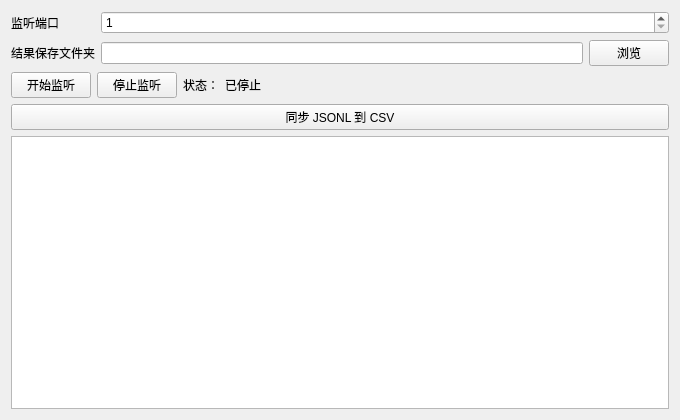
<?xml version="1.0" encoding="UTF-8"?>
<ui version="4.0">
 <class>ResultReceiverWindow</class>
 <widget class="QWidget" name="ResultReceiverWindow">
  <property name="geometry">
   <rect>
    <x>0</x>
    <y>0</y>
    <width>680</width>
    <height>420</height>
   </rect>
  </property>
  <property name="windowTitle">
   <string>二维码结果接收端</string>
  </property>
  <layout class="QVBoxLayout" name="verticalLayout" stretch="0,0,0,1">
   <item>
    <layout class="QFormLayout" name="formLayout">
     <item row="0" column="0">
      <widget class="QLabel" name="label_port">
       <property name="text">
        <string>监听端口</string>
       </property>
       <property name="buddy">
        <cstring>spinBox_port</cstring>
       </property>
      </widget>
     </item>
     <item row="0" column="1">
      <widget class="QSpinBox" name="spinBox_port">
       <property name="minimum">
        <number>1</number>
       </property>
       <property name="maximum">
        <number>65535</number>
       </property>
      </widget>
     </item>
     <item row="1" column="0">
      <widget class="QLabel" name="label_outputDirectory">
       <property name="text">
        <string>结果保存文件夹</string>
       </property>
       <property name="buddy">
        <cstring>lineEdit_outputDirectory</cstring>
       </property>
      </widget>
     </item>
     <item row="1" column="1">
      <layout class="QHBoxLayout" name="horizontalLayout_outputDirectory">
       <item>
        <widget class="QLineEdit" name="lineEdit_outputDirectory"/>
       </item>
       <item>
        <widget class="QPushButton" name="pushButton_browse">
         <property name="text">
          <string>浏览</string>
         </property>
        </widget>
       </item>
      </layout>
     </item>
    </layout>
   </item>
   <item>
    <layout class="QHBoxLayout" name="horizontalLayout_connection" stretch="0,0,0,1">
     <item>
      <widget class="QPushButton" name="pushButton_startListening">
       <property name="text">
        <string>开始监听</string>
       </property>
      </widget>
     </item>
     <item>
      <widget class="QPushButton" name="pushButton_stopListening">
       <property name="text">
        <string>停止监听</string>
       </property>
      </widget>
     </item>
     <item>
      <widget class="QLabel" name="label_statusTitle">
       <property name="text">
        <string>状态：</string>
       </property>
      </widget>
     </item>
     <item>
      <widget class="QLabel" name="label_status">
       <property name="text">
        <string>已停止</string>
       </property>
      </widget>
     </item>
    </layout>
   </item>
   <item>
    <widget class="QPushButton" name="pushButton_sync">
     <property name="text">
      <string>同步 JSONL 到 CSV</string>
     </property>
    </widget>
   </item>
   <item>
    <widget class="QTextEdit" name="textEdit_log">
     <property name="readOnly">
      <bool>true</bool>
     </property>
    </widget>
   </item>
  </layout>
 </widget>
 <layoutdefault spacing="6" margin="11"/>
 <resources/>
 <connections/>
</ui>
